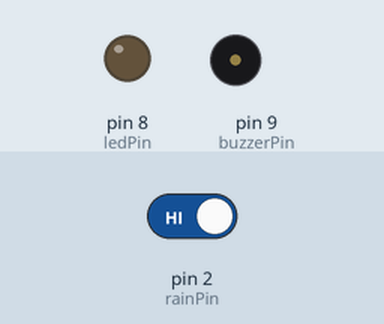
A sketch run on a simulated Arduino Uno, built with avr-gcc and run on an emulated ATmega328P. Parts: output pins drawn as LEDs (lit = HIGH), buzzer (waves = sounding). The test bench sets the inputs (shaded band); at power-on: pin 2 (rainPin) HIGH.

Above: at 1.2 s.
1.3 s: pin 2 (rainPin) driven LOW
At 2.1 s:
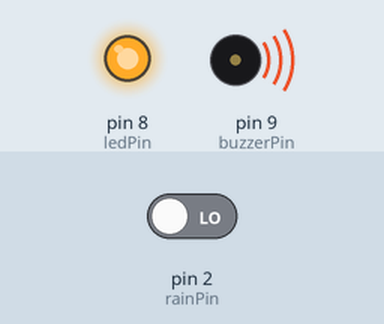
2.8 s: pin 2 (rainPin) driven HIGH
At 3.2 s:
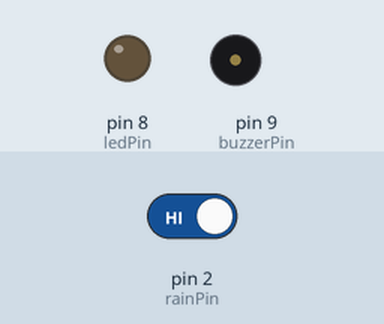
Timing chart, 0 to 5.8 s (numbered marks = the images above; inputs shaded):
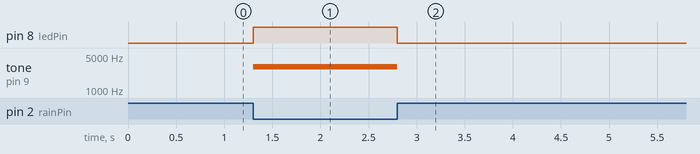

Measured:
- after the input at 1.3 s, pin 8 (ledPin): LOW → HIGH at once; tone on pin 9 (buzzerPin): silent → 3000 Hz at once
- after the input at 2.8 s, pin 8 (ledPin): HIGH → LOW at once; tone on pin 9 (buzzerPin): 3000 Hz → silent at once

The sketch:

rain.ino
```cpp
int rainPin = 2;
int ledPin = 8;
int buzzerPin = 9;

void setup() {
  pinMode(rainPin, INPUT);
  pinMode(ledPin, OUTPUT);
}

void loop() {

  int rainState = digitalRead(rainPin);

  // Rain detected
  if (rainState == LOW) {

    digitalWrite(ledPin, HIGH);

    // Higher tone buzzer sound
    tone(buzzerPin, 3000);   // Frequency in Hz

  }
  else {

    digitalWrite(ledPin, LOW);

    noTone(buzzerPin);       // Stop buzzer
  }

  delay(100);
}
```
